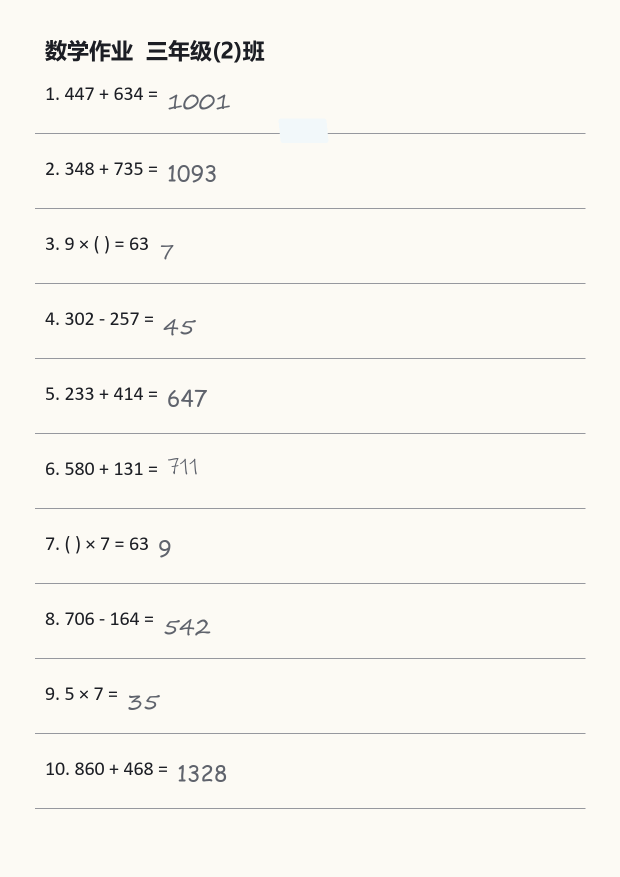
#> input picture samples/w0_erase.png, 1240 x 1754 px (shown at 1/2 size)
$ python -i page.py   (imports and definitions only)
#> lines starting #> are read from the running program, lines starting #| are printed output that depends on the picture; after the words box and inside, x2 and y2 are one past the last pixel; in counts of white or black regions, pixels touching at a corner belong together
#> further down, picture is the input picture: shape (1754, 1240, 3); mean B, G, R 240.7, 246.4, 248.3
"""Page detection & perspective rectification.

Finds the worksheet quadrilateral and warps it into an upright, flat page.
If detection fails the caller (agent) may retry with looser parameters —
`detect_page` takes them explicitly so re-analysis is a tool call, not magic.
"""
from __future__ import annotations

import cv2
import numpy as np

WORK_MAX = 1400  # working resolution for detection


def _order(pts: np.ndarray) -> np.ndarray:
    """Order 4 points as top-left, top-right, bottom-right, bottom-left."""
    s = pts.sum(axis=1)
    d = np.diff(pts, axis=1).ravel()
    return np.array([pts[np.argmin(s)], pts[np.argmin(d)],
                     pts[np.argmax(s)], pts[np.argmax(d)]], dtype=np.float32)


def _quad_candidates(edges: np.ndarray, area_ref: float, eps: float):
    contours, _ = cv2.findContours(edges, cv2.RETR_LIST, cv2.CHAIN_APPROX_SIMPLE)
    quads = []
    for c in contours:
        a = cv2.contourArea(c)
        if a < 0.25 * area_ref:
            continue
        peri = cv2.arcLength(c, True)
        approx = cv2.approxPolyDP(c, eps * peri, True)
        if len(approx) == 4 and cv2.isContourConvex(approx):
            quads.append((a, approx.reshape(4, 2)))
    quads.sort(key=lambda t: -t[0])
    return quads


def detect_page(bgr: np.ndarray, canny_lo: int = 60, canny_hi: int = 180,
                eps: float = 0.02, morph: int = 3):
    """Return (warped_page_bgr, quad_in_original_coords) or (None, None).

    Parameterized on purpose: the grader agent re-invokes this with different
    (canny_lo, canny_hi, eps, morph) when its first attempt fails — an
    OpenCV 5 stage used as an agentic tool.
    """
#> called with canny_lo = 60, canny_hi = 180, eps = 0.02, morph = 3
    h, w = bgr.shape[:2]
#> h = 1754; w = 1240
    scale = WORK_MAX / max(h, w)
#> scale = 0.798
    work = cv2.resize(bgr, None, fx=scale, fy=scale) if scale < 1 else bgr
    gray = cv2.cvtColor(work, cv2.COLOR_BGR2GRAY)
    gray = cv2.createCLAHE(clipLimit=2.0, tileGridSize=(8, 8)).apply(gray)

    edges = cv2.Canny(gray, canny_lo, canny_hi)
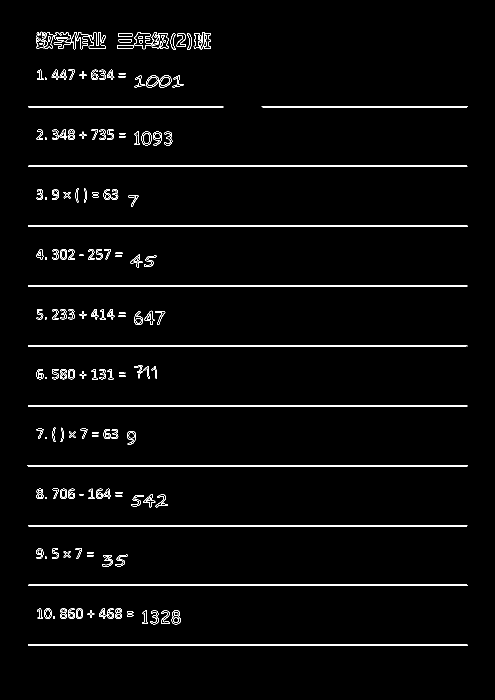
#> edges: shape (1400, 990) (shown at 1/2 size); 2.2% white in thin lines or dots, all inside (x1, y1, x2, y2) = (55, 63, 935, 1292)
    if morph:
        k = np.ones((morph, morph), np.uint8)
        edges = cv2.morphologyEx(edges, cv2.MORPH_CLOSE, k)
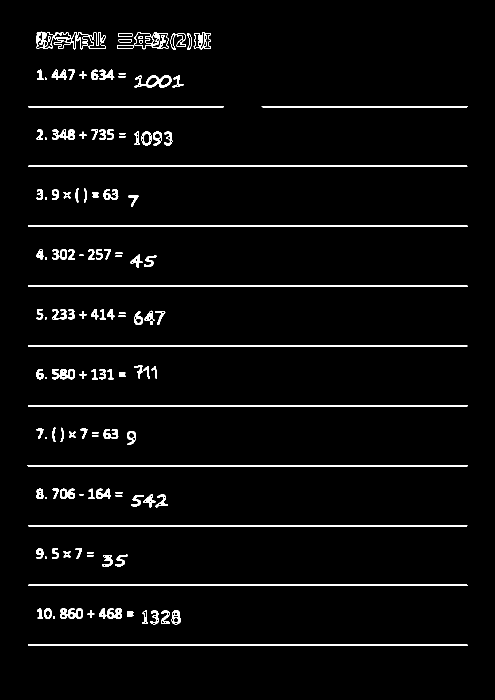
#> edges: shape (1400, 990) (shown at 1/2 size); 3.4% white; 134 white regions (11 under 20 px)

    area_ref = work.shape[0] * work.shape[1]
#> area_ref = 1386000
    quads = _quad_candidates(edges, area_ref, eps)
#> in _quad_candidates, `contours, _ = cv2.findContours(edges, cv2.RETR_LIST, cv2.CHAIN_APPROX_..`: contours = 265 contours, 59 with area under 20; largest, box (x1, y1, x2, y2) and area: (72, 63, 212, 99) 2878, (55, 930, 935, 933) 1758, (56, 1289, 935, 1292) 1756, (56, 571, 935, 574) 1756, (56, 451, 935, 454) 1756
#> the loop in _quad_candidates, `for c in contours:` made 265 passes
#> a on passes 2 to 4: 26, 22, 14
#> after the loop in _quad_candidates, `for c in contours:`: quads = []
#> quads = []
    if not quads:
        return None, None

    quad = _order(quads[0][1].astype(np.float32))
    # if the photo is already a flat scan (quad ≈ full frame), still warp for
    # a canonical orientation & size
    tl, tr, br, bl = quad
    width = int(max(np.linalg.norm(br - bl), np.linalg.norm(tr - tl)))
    height = int(max(np.linalg.norm(tr - br), np.linalg.norm(tl - bl)))
    if width < 50 or height < 50:
        return None, None
    dst = np.array([[0, 0], [width - 1, 0],
                    [width - 1, height - 1], [0, height - 1]], dtype=np.float32)
    M = cv2.getPerspectiveTransform(quad, dst)
    warped = cv2.warpPerspective(work, M, (width, height))
    # map quad back to original image coordinates
    inv = 1.0 / scale if scale < 1 else 1.0
    return warped, (quad * inv).astype(np.float32)


def rectify_with_quad(bgr: np.ndarray, quad: np.ndarray):
    """Re-run the warp on the full-resolution image using a known quad."""
    tl, tr, br, bl = [np.float32(p) for p in quad]
    width = int(max(np.linalg.norm(br - bl), np.linalg.norm(tr - tl)))
    height = int(max(np.linalg.norm(tr - br), np.linalg.norm(tl - bl)))
    dst = np.array([[0, 0], [width - 1, 0],
                    [width - 1, height - 1], [0, height - 1]], dtype=np.float32)
    M = cv2.getPerspectiveTransform(np.array([tl, tr, br, bl], dtype=np.float32), dst)
    return cv2.warpPerspective(bgr, M, (width, height))


def iou_quad(qa: np.ndarray, qb: np.ndarray, shape) -> float:
    """IoU between two quads drawn on a mask of `shape` — used by the
    evaluation harness against hand-labeled ground truth."""
    def mask(q):
        m = np.zeros(shape[:2], np.uint8)
        cv2.fillPoly(m, [np.int32(q)], 255)
        return m
    ma, mb = mask(qa), mask(qb)
    inter = np.count_nonzero(ma & mb)
    union = np.count_nonzero(ma | mb)
    return inter / union if union else 0.0

>>> import cv2
>>> picture = cv2.imread('../../samples/w0_erase.png')
>>> result = detect_page(picture)
